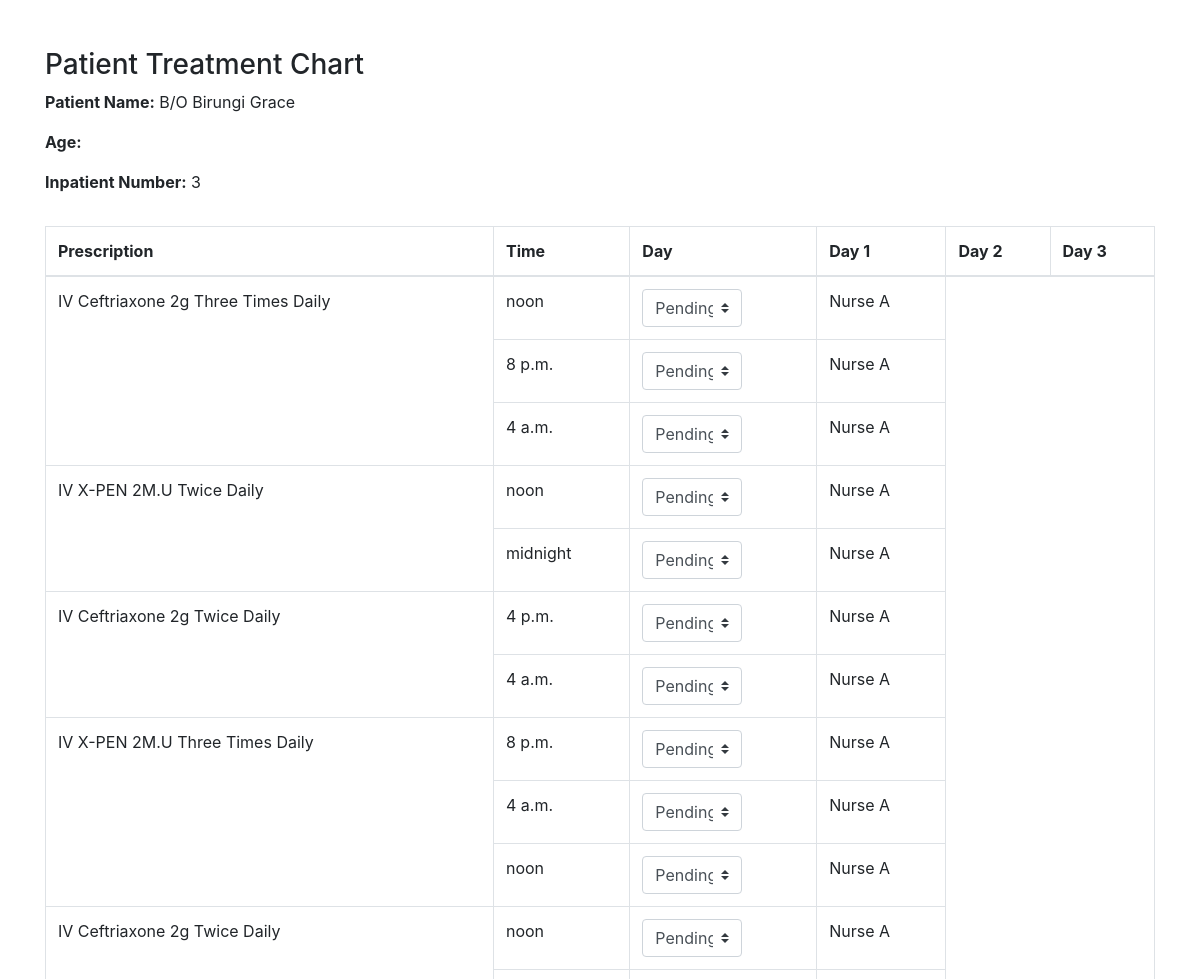
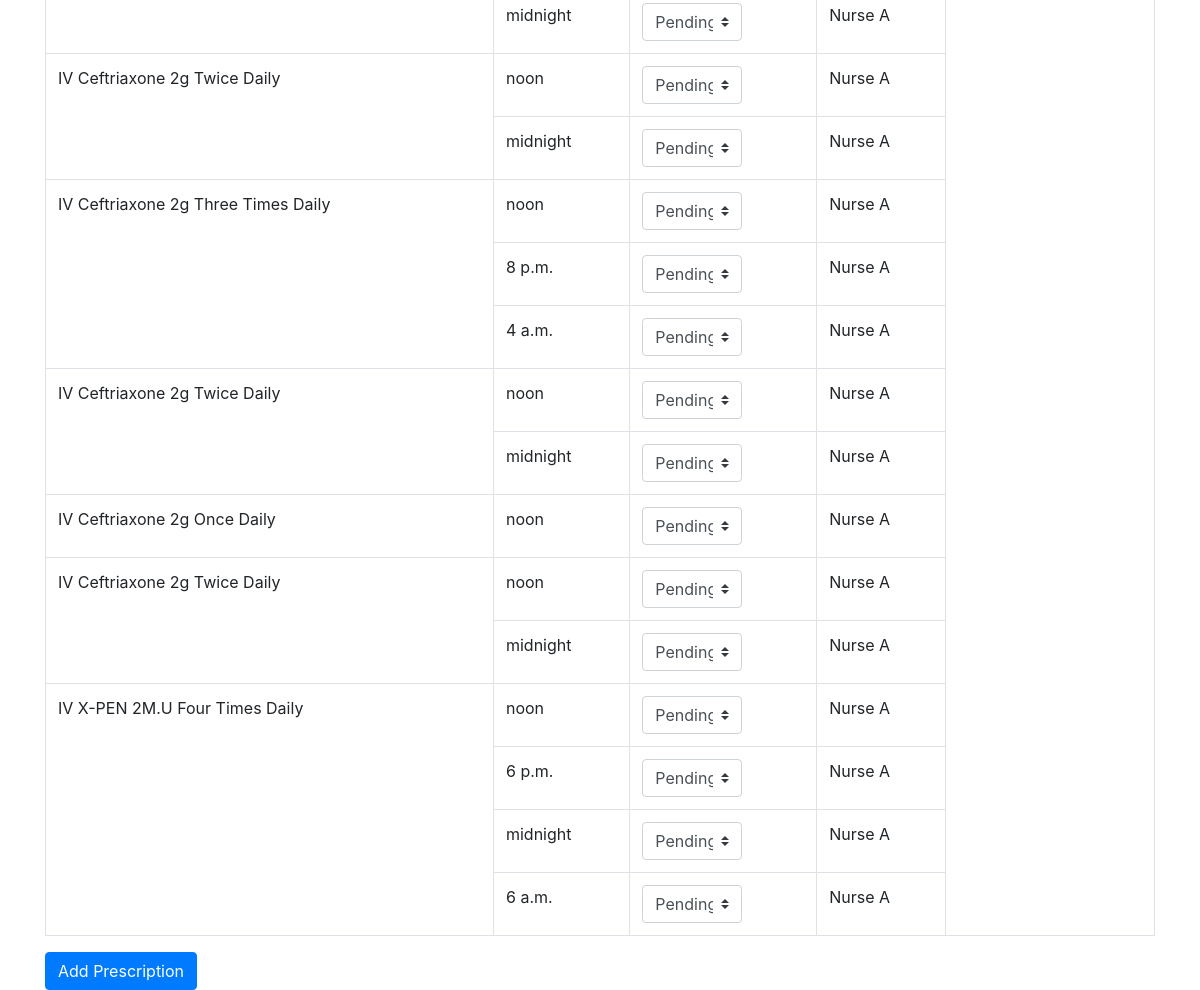
The app's page /patient_treatment_chart/3/ (signed in) with its own data (2 pictures, top to bottom).
### newborn/models.py (models this page shows, shortened)
class NewbornAdmission(models.Model):
    PLACE_OF_BIRTH_CHOICES = [
        ('Hospital', 'Hospital'),
        ('Along the road', 'Along the road'),
        ('Home', 'Home'),
    ]
    MODE_OF_DELIVERY_CHOICES = [
        ('SVD', 'SVD (Spontaneous Vaginal Delivery)'),
        ('C/S', 'C/S (Caesarean Section)'),
    ]
    MEANS_OF_TRANSPORT_CHOICES = [
        ('Ambulance', 'Ambulance'),
        ('Public means', 'Public means'),
    ]
    YES_NO_CHOICES = [
        ('Yes', 'Yes'),
        ('No', 'No'),
    ]
    SEX = [
        ('M', 'M'),
        ('F', 'F'),
    ]
    admission_date = models.DateTimeField()
    name = models.CharField(max_length=100)
    sex = models.CharField(max_length=100, choices=SEX)
    birth_weight = models.DecimalField(max_digits=2, decimal_places=1)
    delivery_date = models.DateTimeField()
    place_of_birth = models.CharField(max_length=20, choices=PLACE_OF_BIRTH_CHOICES)
    hospital_name = models.CharField(max_length=100, blank=True, null=True)
    mode_of_delivery = models.CharField(max_length=3, choices=MODE_OF_DELIVERY_CHOICES)
    indication = models.CharField(max_length=100, blank=True, null=True)
    resuscitation_done = models.CharField(max_length=3, choices=YES_NO_CHOICES)
    resuscitation_choices_1 = models.BooleanField(verbose_name='Bag&Mask', default=False, blank=True)
    resuscitation_choices_2 = models.BooleanField(verbose_name='Oxygen', default=False, blank=True)
    referred_in = models.CharField(max_length=3, choices=YES_NO_CHOICES)
    facility_name = models.CharField(max_length=100, blank=True, null=True)
    referral_date_time = models.DateTimeField(blank=True, null=True)
    reason_for_referral = models.CharField(max_length=100, blank=True, null=True)
    means_of_transport = models.CharField(max_length=20, choices=MEANS_OF_TRANSPORT_CHOICES, blank=True, null=True)
    oxygen_transport = models.CharField(max_length=3, choices=YES_NO_CHOICES, blank=True, null=True)
    mother = models.ForeignKey(MotherDetails, on_delete=models.CASCADE, null=True)

class Prescription(models.Model):
    admission = models.ForeignKey(NewbornAdmission, on_delete=models.CASCADE)
    name = models.CharField(max_length=100)
    dosage = models.CharField(max_length=50)
    TREATMENT_STATUS_CHOICES = [
        ('Pending', 'Pending'),
        ('Given', 'Given'),
        ('Missed', 'Missed'),
    ]
    treatment_status = models.CharField(max_length=15, choices=TREATMENT_STATUS_CHOICES)
    start_dose_time = models.TimeField()
    second_dose_time = models.TimeField(null=True, blank=True)
    third_dose_time = models.TimeField(null=True, blank=True)
    fourth_dose_time = models.TimeField(null=True, blank=True)
    FREQUENCY_CHOICES = [
        ('Once Daily', 'Once Daily'),
        ('Twice Daily', 'Twice Daily'),
        ('Three Times Daily', 'Three Times Daily'),
        ('Four Times Daily', 'Four Times Daily'),
    ]
    frequency = models.CharField(max_length=20, choices=FREQUENCY_CHOICES)
    start_date = models.DateField()
    prescriber = models.ForeignKey(User, on_delete=models.CASCADE, null=True, related_name='prescriptions_prescribed')
    dispenser = models.ForeignKey(User, on_delete=models.CASCADE, null=True, related_name='prescriptions_dispensed')

### newborn/views.py (the view)
# urls.py: path('patient_treatment_chart/<int:admission_id>/', views.patient_treatment_chart, name='patient_treatment_chart'),
@login_required
def patient_treatment_chart(request, admission_id):
    admission = NewbornAdmission.objects.get(id=admission_id)
    if request.method == 'POST':
        form = PrescriptionForm(request.POST, user=request.user)
        if form.is_valid():
            prescription = form.save(commit=False)
            prescription.admission = admission
            prescription.save()
            return redirect('patient_treatment_chart', admission_id=admission_id)
    else:
        form = PrescriptionForm(user=request.user)
    prescriptions = Prescription.objects.filter(admission=admission)
    for prescription in prescriptions:
        prescription.frequency_count = calculate_frequency_count(prescription.frequency)
    return render(request, 'newborn/prescription.html', {'admission': admission, 'prescriptions': prescriptions, 'form': form})

### newborn/forms.py
class PrescriptionForm(forms.ModelForm):
    start_dose_time = forms.TimeField(required=False, label='Start Dose Time')
    second_dose_time = forms.TimeField(required=False, label='Second Dose Time')
    third_dose_time = forms.TimeField(required=False, label='Third Dose Time')
    fourth_dose_time = forms.TimeField(required=False, label='Fourth Dose Time')
    def __init__(self, *args, **kwargs):
        user = kwargs.pop('user', None)
        super().__init__(*args, **kwargs)
        if user:
            self.fields['prescriber'].initial = user
    class Meta:
        model = Prescription
        fields = ['name', 'start_dose_time', 'second_dose_time', 'third_dose_time', 'fourth_dose_time', 'frequency', 'prescriber']

### newborn/views.py (called while the page is built)
def calculate_frequency_count(frequency):
    if frequency == 'Once Daily':
        return 1
    elif frequency == 'Twice Daily':
        return 2
    elif frequency == 'Three Times Daily':
        return 3
    elif frequency == 'Four Times Daily':
        return 4
    return 0

### newborn/templates/newborn/prescription.html (shortened to what this page needs)
<!DOCTYPE html>
<html lang="en">
<head>
    <link rel="stylesheet" href="https://stackpath.bootstrapcdn.com/bootstrap/4.5.2/css/bootstrap.min.css">
    <link rel="stylesheet" href="https://cdnjs.cloudflare.com/ajax/libs/font-awesome/5.15.1/css/all.min.css">
</head>
<body>
<div class="container mt-5">
    <div class="row">
        <div class="col">
            <h3>Patient Treatment Chart</h3>
        </div>
    </div>
    <div class="row">
        <div class="col">
            <p><strong>Patient Name:</strong> {{ admission.name }}</p>
            <p><strong>Age:</strong> {{ admission.age }}</p>
            <p><strong>Inpatient Number:</strong> {{ admission.pk }}</p>
        </div>
    </div>
<div class="row mt-3">
    <div class="col">
        <table class="table table-bordered">
            <thead>
                <tr>
                    <th>Prescription</th>
                    <th>Time</th>
                    <th rowspan="2">Day</th>
                    <th>Day 1</th>
                    <th>Day 2</th>
                    <th>Day 3</th>
                </tr>
            </thead>
            <tbody id="prescriptionTableBody">
                {% for prescription in prescriptions %}
                <tr data-prescription-id="{{ prescription.id }}">
                    <td rowspan="{{ prescription.frequency_count }}">
                        {{ prescription.name }} {{ prescription.frequency }}
                    </td>
                    <td class="dosing-time-cell">{{ prescription.start_dose_time }}</td>
 <td class="status-cell">
    <div class="input-group">
        <div class="input-group-prepend">
            <select class="custom-select" name="status">
                <option value="Pending" {% if prescription.treatment_status == 'Pending' %}selected{% endif %}>Pending</option>
            </select>
        </div>
    </div>
</td>
                    <td class="nurse-cell">
                        Nurse A
                    </td>
                </tr>
                {% if prescription.second_dose_time %}
                <tr data-prescription-id="{{ prescription.id }}">
                    <td class="dosing-time-cell">{{ prescription.second_dose_time }}</td>
                    <td class="status-cell">
    <div class="input-group">
        <div class="input-group-prepend">
            <select class="custom-select" name="status">
                <option value="Pending" {% if prescription.treatment_status == 'Pending' %}selected{% endif %}>Pending</option>
            </select>
        </div>
    </div>
</td>
                    <td class="nurse-cell">
                        Nurse A
                    </td>
                </tr>
                {% endif %}
		                {% if prescription.third_dose_time %}
                <tr data-prescription-id="{{ prescription.id }}">
                    <td class="dosing-time-cell">{{ prescription.third_dose_time }}</td>
                    <td class="status-cell">
    <div class="input-group">
        <div class="input-group-prepend">
            <select class="custom-select" name="status">
                <option value="Pending" {% if prescription.treatment_status == 'Pending' %}selected{% endif %}>Pending</option>
            </select>
        </div>
    </div>
</td>
                    <td class="nurse-cell">
                        Nurse A
                    </td>
                </tr>
		{% endif %}
		                {% if prescription.fourth_dose_time %}
                <tr data-prescription-id="{{ prescription.id }}">
                    <td class="dosing-time-cell">{{ prescription.fourth_dose_time }}</td>
                    <td class="status-cell">
    <div class="input-group">
        <div class="input-group-prepend">
            <select class="custom-select" name="status">
                <option value="Pending" {% if prescription.treatment_status == 'Pending' %}selected{% endif %}>Pending</option>
            </select>
        </div>
    </div>
</td>
                    <td class="nurse-cell">
                        Nurse A
                    </td>
                </tr>
                {% endif %}
                {% endfor %}
            </tbody>
        </table>
    </div>
</div>
    <button type="button" class="btn btn-primary" data-toggle="modal" data-target="#prescriptionModal">
        Add Prescription
    </button>
</div>
</body>
</html>

### newborn/templates/newborn/prescription.html (style rules this page uses)
.status-cell select { width: 100px; }

### records on screen
NewbornAdmission: name "B/O Birungi Grace", pk "3"
Prescription: name "IV Ceftriaxone 2g", frequency "Three Times Daily", start_dose_time "noon", status "Pending", second_dose_time "8 p.m.", third_dose_time "4 a.m."
Prescription: name "IV X-PEN 2M.U", frequency "Twice Daily", start_dose_time "noon", status "Pending", second_dose_time "midnight"
Prescription: name "IV Ceftriaxone 2g", frequency "Twice Daily", start_dose_time "4 p.m.", status "Pending", second_dose_time "4 a.m."
Prescription: name "IV X-PEN 2M.U", frequency "Three Times Daily", start_dose_time "8 p.m.", status "Pending", second_dose_time "4 a.m.", third_dose_time "noon"
Prescription: name "IV Ceftriaxone 2g", frequency "Twice Daily", start_dose_time "noon", status "Pending", second_dose_time "midnight"
Prescription: name "IV Ceftriaxone 2g", frequency "Twice Daily", start_dose_time "noon", status "Pending", second_dose_time "midnight"
Prescription: name "IV Ceftriaxone 2g", frequency "Three Times Daily", start_dose_time "noon", status "Pending", second_dose_time "8 p.m.", third_dose_time "4 a.m."
Prescription: name "IV Ceftriaxone 2g", frequency "Twice Daily", start_dose_time "noon", status "Pending", second_dose_time "midnight"
Prescription: name "IV Ceftriaxone 2g", frequency "Once Daily", start_dose_time "noon", status "Pending"
Prescription: name "IV Ceftriaxone 2g", frequency "Twice Daily", start_dose_time "noon", status "Pending", second_dose_time "midnight"
Prescription: name "IV X-PEN 2M.U", frequency "Four Times Daily", start_dose_time "noon", status "Pending", second_dose_time "6 p.m.", third_dose_time "midnight", fourth_dose_time "6 a.m."
